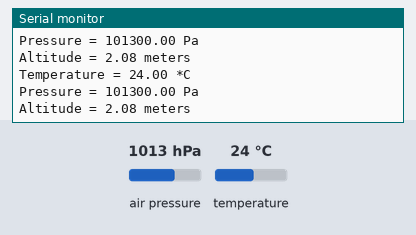
A sketch run on a simulated Arduino Uno, built with avr-gcc and run on an emulated ATmega328P. On the bench: the last lines printed to the serial monitor. The test bench sets the inputs (shaded band); at power-on: air pressure 1013 hPa, temperature 24 °C.

Above: at 1.2 s.
1.3 s: air pressure set to 952 hPa
At 2.6 s:
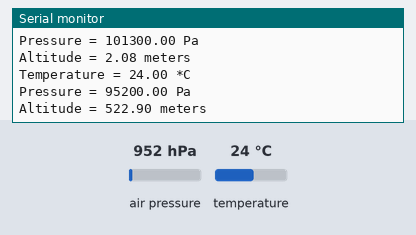
2.8 s: temperature set to 12 °C
At 3.9 s:
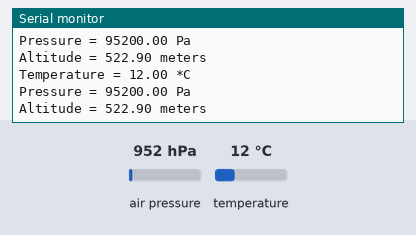
4.3 s: air pressure set to 975 hPa
At 5.9 s:
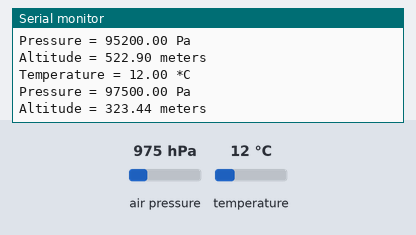
Timing chart, 0 to 7.4 s (numbered marks = the images above; inputs shaded):
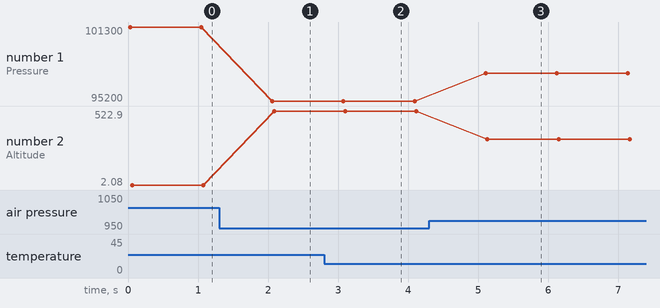

Measured:
- after the input at 1.3 s, the serial monitor: prints a new line after 0.76 s (image 1)
- after the input at 2.8 s, the serial monitor: prints a new line after 0.25 s (image 2)
- after the input at 4.3 s, the serial monitor: prints a new line after 0.81 s (image 3)
- plotted number 1: 101300 → 95200 after the input at 1.3 s, 95200 → 97500 after the input at 4.3 s
- plotted number 2: 2.08 → 522.9 after the input at 1.3 s, 522.9 → 323.44 after the input at 4.3 s

The sketch:

BARO.ino
```cpp
#include <Wire.h>
#include <Adafruit_BMP085.h> // You might need to change this depending on the library you install

Adafruit_BMP085 bmp;

void setup() {
  Serial.begin(9600); // Start serial communication at 9600 baud
  if (!bmp.begin()) { // Initialize the BMP180 sensor
    Serial.println("Could not find a valid BMP180 sensor, check wiring!");
    while (1) {} // If sensor not detected, halt program
  }
}

void loop() {
  float temperature = bmp.readTemperature(); // Read temperature (not used directly for altitude but useful for diagnostics)
  float pressure = bmp.readPressure(); // Read the atmospheric pressure
  float altitude = bmp.readAltitude(); // Calculate altitude. Can also use bmp.readAltitude(seaLevelPressure) if you know the current sea level pressure

  // Print the results to the serial monitor
  Serial.print("Temperature = ");
  Serial.print(temperature);
  Serial.println(" *C");

  Serial.print("Pressure = ");
  Serial.print(pressure);
  Serial.println(" Pa");

  Serial.print("Altitude = ");
  Serial.print(altitude);
  Serial.println(" meters");

  delay(1000); // Wait for a second before repeating the loop
}
```
